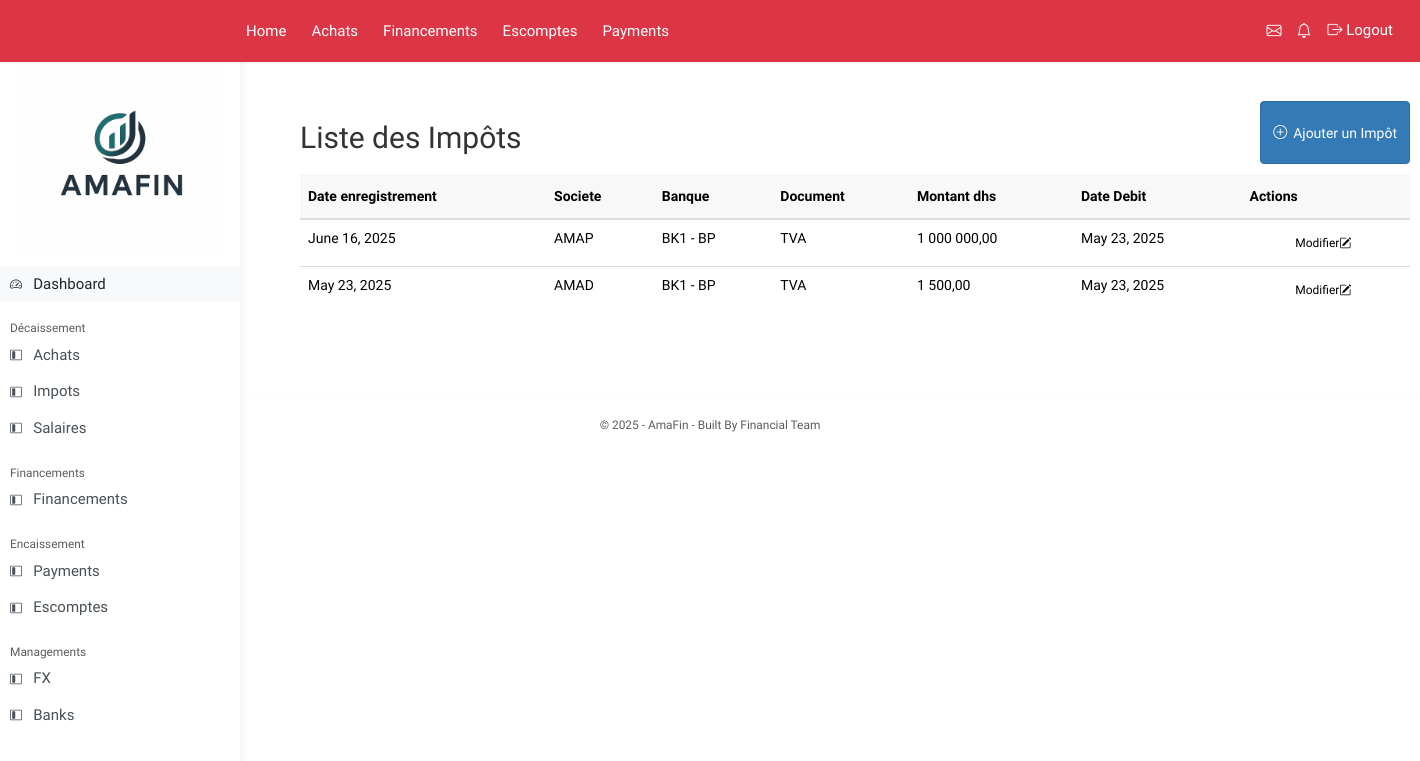
The page /impots/ (signed in) on the database its author committed.
### dashboard/models.py (models this page shows, shortened)
class Impot(models.Model):
    SOCIETE_CHOICES = [
        ('AMAD','AMAD'),
        ('FMCG','FMCG'),
        ('AMAP','AMAP'),
        ('SULFO','SULFO'),
        ('ENGINUP','ENGINUP'),
        ('ENOSIS','ENOSIS'),
        ('LAC','LAC'),
        ('TODAYWORKS','TODAYWORKS'),
    ]
    Document_CHOICES = [
        ('TVA','TVA'),
        ('Account IS','Account IS'),
    ]
    date_enregistrement = models.DateField(default=now, editable=False)
    societe = models.CharField(max_length=100, choices=SOCIETE_CHOICES)
    banque = models.ForeignKey(Bank, on_delete=models.PROTECT)
    document = models.CharField(max_length=100,choices=Document_CHOICES)
    date_debit = models.DateField(blank=True, null=True)
    montant_dhs = models.DecimalField(max_digits=30, decimal_places=5)
    commentaire = models.TextField(blank=True, null=True)

class Bank(models.Model):
    custom_id = models.CharField(max_length=10, unique=True, editable=False)
    banque = models.CharField(max_length=100,unique=True)
    limit_finex = models.DecimalField(max_digits=30, decimal_places=5, null=True, blank=True)
    taux_interet_finex = models.DecimalField(max_digits=10, decimal_places=5, null=True, blank=True)
    interet_fix = models.DecimalField(max_digits=10, decimal_places=5, null=True, blank=True)
    def __str__(self):
        return f"{self.custom_id} - {self.banque}"

### dashboard/views.py (the view)
# urls.py: path("impots/", views.impots_table_view, name="impots-table"),
def impots_table_view(request):
    form = ImpotsForm(request.POST or None)
    if request.method == "POST" and form.is_valid():
        form.save()
        return redirect("impots-table")
    impots = Impot.objects.all().order_by("-date_enregistrement")
    return render(request, "dashboard/impots.html", {"form": form, "impots": impots})

### dashboard/templatetags/custom_filters.py (called while the page is built)
@register.filter
def accounting_format(value):
    try:
        value = float(value)
        return f"{value:,.2f}".replace(",", " ").replace(".", ",")
    except (ValueError, TypeError):
        return value

### templates/dashboard/impots.html (shortened to what this page needs)
{% extends "layouts/base.html" %}
{% load custom_filters %}
{% load widget_tweaks %}
{% load static %}
{% block content %}
<div class="container mt-4">
    <div class="flex-grow-1 p-4">
        <div class="d-flex justify-content-between mb-3">
          <h2>Liste des Impôts</h2>
          <button id="add-impot-btn" data-url="{% url 'impots-create-ajax' %}" class="btn btn-primary">
            <i class="bi bi-plus-circle me-1"></i> Ajouter un Impôt
          </button>
        </div>
    <table id="impot-table" class="table table-borderless table-hover">
        <thead>
            <tr>
                <th>Date enregistrement</th>
                <th>Societe</th>
                <th>Banque</th>
                <th>Document</th>
                <th>Montant dhs</th>
                <th>Date Debit</th>
                <th class="no-sort">Actions</th>
            </tr>
        </thead>
        <tbody>
            {% for impot in impots %}
            <tr>
                <td>{{ impot.date_enregistrement }}</td>
                <td>{{ impot.societe }}</td>
                <td>{{ impot.banque }}</td>
                <td>{{ impot.document }}</td>
                <td>{{ impot.montant_dhs|accounting_format }}</td>
                <td>{{ impot.date_debit }}</td>
                <td>
                    <button type="button" class="dropdown-item btn btn-sm btn-outline-primary show-edit-form" data-url="{% url 'impots-edit' impot.id %}">
                        Modifier<i class="bi bi-pencil-square me-2"></i>
                    </button>
                </td>
            </tr>
            {% endfor %}
        </tbody>
    </table>
</div>
{% endblock %}

### templates/layouts/base.html (shortened to what this page needs)
{% load static %}
<!DOCTYPE html>
<html lang="en">
    <head>
        <link href="https://cdn.jsdelivr.net/npm/bootstrap@5.3.2/dist/css/bootstrap.min.css" rel="stylesheet">
        <link rel="stylesheet" href="https://maxcdn.bootstrapcdn.com/bootstrap/3.3.7/css/bootstrap.min.css" />
        <link rel="stylesheet" href="https://cdn.jsdelivr.net/npm/bootstrap-icons@1.10.5/font/bootstrap-icons.css">
        <link href="{% static 'css/sidebar.css' %}" rel="stylesheet">
        <link href="{% static 'css/navbar.css' %}" rel="stylesheet">
        <link href="{% static 'css/base.css' %}" rel="stylesheet">
        <link href="{% static 'css/cards.css' %}" rel="stylesheet"/>
        <link href="{% static 'css/invoices.css' %}" rel="stylesheet"/>
        <link href="{% static 'css/achat.css' %}" rel="stylesheet"/>
        <link rel="stylesheet" href="https://code.jquery.com/ui/1.12.1/themes/base/jquery-ui.css">
        <link rel="stylesheet" href="https://cdn.datatables.net/1.13.6/css/jquery.dataTables.min.css">
        <link rel="stylesheet" href="https://cdn.datatables.net/buttons/2.4.1/css/buttons.dataTables.min.css">
        <link rel="stylesheet" href="https://cdn.jsdelivr.net/npm/yadcf@0.9.4/jquery.dataTables.yadcf.css">
    </head>
    <body>
        {% include "layouts/navbar.html" %}
        {% include "layouts/sidebar.html" %}
        <main class="main-content">
          <div class="container-fluid">
            {% block content %}{% endblock %}
          </div>
        </main>
        {% include "layouts/footer.html" %}
      </body>
</html>

### templates/layouts/navbar.html (shortened to what this page needs)
{% load static %}
<nav class="navbar navbar-expand-lg navbar-light bg-danger shadow-sm fixed-top">
    <div class="container-fluid">
       <div class="logo">
          <a class="navbar-brand" href="">
          </a>
       </div>
      <div class="collapse navbar-collapse px-0" id="mainNav">
        <ul class="navbar-nav ms-auto">
          <li class="nav-item">
            <a class="nav-link me-4" href="{% url 'home' %}">Home</a>
          </li>
          <li class="nav-item">
            <a class="nav-link me-4" href="{% url 'achat-table' %}">Achats</a>
          </li>
          <li class="nav-item">
            <a class="nav-link me-4" href="{% url 'financement-table' %}">Financements</a>
          </li>
          <li class="nav-item">
            <a class="nav-link me-4" href="{% url 'escompte-table' %}">Escomptes</a>
          </li>
          <li class="nav-item">
            <a class="nav-link me-4" href="{% url 'incomes-table' %}">Payments</a>
          </li>
        </ul>
      </div>
      <div class="px-0" id="profilNav">
        <ul class="navbar-nav ms-auto">
          <li class="nav-item dropdown">
            <a class="nav-link me-2" href="#" id="messagesDropdown" role="button" aria-expanded="false">
              <i class="bi bi-envelope"></i>
            </a>
          </li>
          <li class="nav-item dropdown">
            <a class="nav-link me-2" href="#" id="notificationsDropdown" role="button" aria-expanded="false">
              <i class="bi bi-bell"></i>
            </a>
          </li>
          <li class="nav-item d-flex align-items-center">
              <form action="{% url 'logout' %}" method="POST" class="d-inline">
                <button type="submit" class="btn btn-link nav-link me-2">
                    <i class="bi bi-box-arrow-right"></i> Logout
                </button>
            </form>
          </li>
        </ul>
      </div>
    </div>
  </nav>

### templates/layouts/sidebar.html (shortened to what this page needs)
{% load static %}
<div class="sidebar">
  <div class="brand">
    <img src="{% static 'images/amafin-eno.png' %}"
         alt="Gradient able" height="200">
  </div>
  <ul class="nav flex-column mt-3">
    <li class="nav-item">
      <a class="nav-link active" href="{% url 'home' %}">
        <i class="bi bi-speedometer2"></i>
        <span>Dashboard</span>
      </a>
    </li>
    <li class="nav-item mt-4">
      <small class="text-muted px-3">Décaissement</small>
    </li>
    <li class="nav-item">
      <a class="nav-link " href="/achats">
        <i class="bi bi-layout-sidebar-inset"></i>
        <span>Achats</span>
      </a>
    </li>
    <li class="nav-item ">
      <a class="nav-link " href="/impots">
        <i class="bi bi-layout-sidebar-inset"></i>
        <span>Impots</span>
      </a>
    </li>
    <li class="nav-item ">
      <a class="nav-link " href="/salaires">
        <i class="bi bi-layout-sidebar-inset"></i>
        <span>Salaires</span>
      </a>
    </li>
    <li class="nav-item mt-4">
      <small class="text-muted px-3">Financements</small>
    </li>
    <li class="nav-item">
      <a class="nav-link " href="/financement">
        <i class="bi bi-layout-sidebar-inset"></i>
        <span>Financements</span>
      </a>
    </li>
    <li class="nav-item mt-4">
      <small class="text-muted px-3">Encaissement</small>
    </li>
    <li class="nav-item ">
      <a class="nav-link" href="/incomes">
        <i class="bi bi-layout-sidebar-inset"></i>
        <span>Payments</span>
      </a>
    </li>
    <li class="nav-item ">
      <a class="nav-link " href="/escomptes">
        <i class="bi bi-layout-sidebar-inset"></i>
        <span>Escomptes</span>
      </a>
    </li>
    <li class="nav-item mt-4">
      <small class="text-muted px-3">Managements</small>
    </li>
    <li class="nav-item ">
      <a class="nav-link " href="/fx">
        <i class="bi bi-layout-sidebar-inset"></i>
        <span>FX</span>
      </a>
    </li>
    <li class="nav-item ">
      <a class="nav-link " href="/banks">
        <i class="bi bi-layout-sidebar-inset"></i>
        <span>Banks</span>
      </a>
    </li>
  </ul>
</div>

### templates/dashboard/forms/impot_form.html (shortened to what this page needs)
{% load widget_tweaks %}

### templates/layouts/footer.html
<footer class="text-muted text-center mt-5">
    <hr>
    <small>&copy; 2025 - AmaFin - Built By Financial Team</small>
</footer>

### static/css/sidebar.css (style rules this page uses)
:root { --sidebar-width: 240px; --navbar-height: 56px; }
.main-content { margin-left: var(--sidebar-width); padding: 1.5rem; padding-top: calc(1.5rem + var(--navbar-height)); }
.navbar { position: fixed; z-index: 9999; min-height: 50px; margin-bottom: 20px; border: 1px solid transparent; border-radius:0; }
.sidebar { position: fixed; top: var(--navbar-height); left: 0; width: var(--sidebar-width); height: calc(100vh - var(--navbar-height)); background: #ffffff; box-shadow: 2px 0 8px rgba(0, 0, 0, 0.05); overflow-y: auto; z-index: 1000; }
.sidebar .brand { display: flex; align-items: center; justify-content: center; }
.sidebar .nav-link { color: #495057; padding: 0.75rem 1rem; font-weight: 500; }
.sidebar .nav-link:hover, .sidebar .nav-link.active { background-color: #f8f9fa; color: #212529; }
.sidebar .nav-link i { font-size: 1.2rem; }
.sidebar .nav-link span { margin-left: 0.75rem; }

### static/css/navbar.css (style rules this page uses)
.logo { width: calc(var(--sidebar-width) - 15px) }
.nav-link { color: #fff; font-size: 15px; }

### static/css/base.css (style rules this page uses)
body { font-family: "Quicksand", sans-serif; }

### static/css/achat.css (style rules this page uses)
.table thead { background-color: #f8f8f8 !important; }
.table thead>tr>th { background-color: #f8f8f8 !important; padding: 12px 8px; }

### rows shown on the page
Impot: date_enregistrement "June 16, 2025", societe "AMAP", banque "BK1 - BP", document "TVA", montant_dhs|accounting_format "1 000 000,00", date_debit "May 23, 2025"
Impot: date_enregistrement "May 23, 2025", societe "AMAD", banque "BK1 - BP", document "TVA", montant_dhs|accounting_format "1 500,00", date_debit "May 23, 2025"
